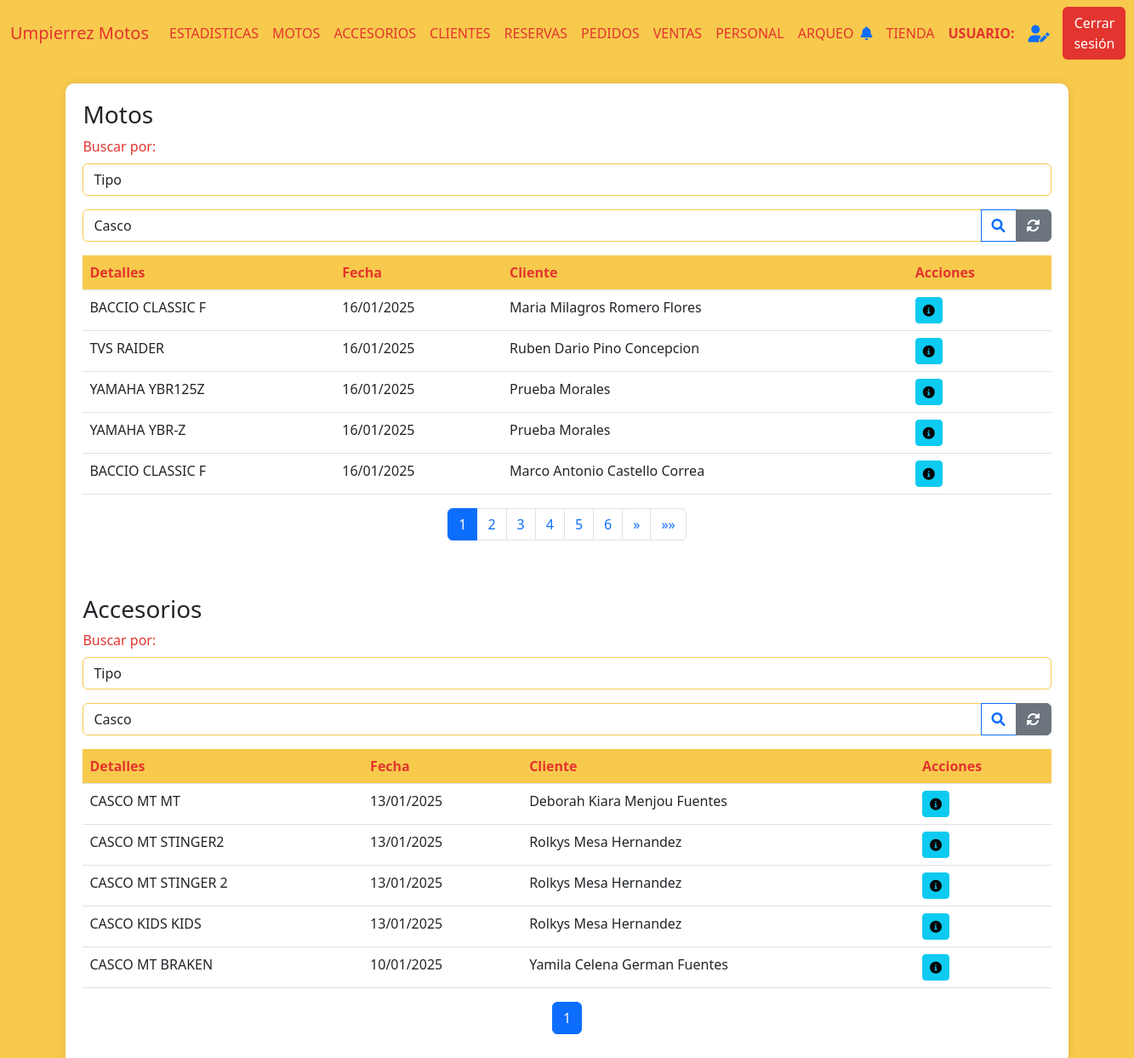
Screenshot of /ventas (signed in) with the database file from the repository.
### AppUM/models.py (models this page shows)
class ComprasVentas(models.Model):
    moto = models.ForeignKey(Moto, related_name='moto_cliente', on_delete=models.CASCADE)
    cliente = models.ForeignKey(Cliente, related_name='cliente_moto', on_delete=models.CASCADE)
    fecha_compra = models.DateField()
    fotocopia_libreta = models.ImageField(null=True, blank=True, upload_to="documentacion/libretas/")
    compra_venta = models.FileField(null=True, blank=True, upload_to="documentacion/compra_venta/")
    certificado_venta = models.FileField(null=True, blank=True, upload_to="documentacion/certificado_venta/")
    tipo = models.CharField(max_length=20)
    forma_de_pago = models.TextField(null=True, blank=True)
    facturas = models.FileField(null=True, blank=True, upload_to="documentacion/facturas_motos/")
    class Meta:
        pass

class ClienteAccesorio(models.Model):
    accesorio = models.ForeignKey(Accesorio, related_name='accesorio_cliente', on_delete=models.CASCADE)
    cliente = models.ForeignKey(Cliente, related_name='cliente_cliente', on_delete=models.CASCADE)
    fecha_compra = models.DateField()
    factura = models.IntegerField(null=True)
    factura_rut = models.IntegerField(null=True)
    factura_documento = models.FileField(null=True, blank=True, upload_to="documentacion/facturas_accesorios/")

### AppUM/decorators.py (the view)
    def _wrapped_view(request, *args, **kwargs):
        user = request.user
        if user.is_authenticated:
            usuario_consulta = Personal.objects.filter(usuario=user.username).first()
            if usuario_consulta:
                if Administrativo.objects.filter(personal_ptr_id=usuario_consulta.id,activo=1).exists():
                    return view_func(request, *args, **kwargs)
                else:
                    raise PermissionDenied
            else:
                return view_func(request, *args, **kwargs)
        else:
            return redirect('Login')  # Redirigir al login si no está autenticado

### AppUM/context_processors.py (called while the page is built)
def cantidad_solicitudes_no_leidas(req):
    if req.user.is_authenticated:
        usuario = req.user
        usuario_actual = Personal.objects.filter(usuario=usuario.username).first()
        notificaciones = NotificacionPersonal.objects.filter(personal=usuario_actual,leido=0).count()
    else:
        notificaciones = 0
    return {'notificaciones': notificaciones}

### AppUM/functions.py (called while the page is built)
def funcion_paginas_varias(req,instancia_model):
    paginator = Paginator(instancia_model, 5)  # 5 motos por página
    page_number = req.GET.get('page')  # Obtiene el número de página desde la URL
    page_obj = paginator.get_page(page_number)
    return page_obj

### AppUM/templates/perfil_administrativo/ventas/ventas.html (shortened to what this page needs)
{% extends "perfil_administrativo/padre_perfil_administrativo.html" %}
{% load static %}
{% block contenidoQueCambia %}
<div class="table-container" id="inventarios">
    <h3>Motos</h3>
    <div class="mb-3">
        <label for="estado" class="form-label">Buscar por:</label>
        <select class="form-control" name="estado_accesorio" id="tipo_busqueda" onchange="tipo_busqueda()">
            <option value="tipo">Tipo</option>
        </select>
    </div>
    <form action="{% url 'BusquedaTipoAccesorio' %}" enctype="multipart/form-data" method="get" id="busqueda_tipo">{% csrf_token %}
        <div class="input-group mb-3">
            <select class="form-control" name="tipo_accesorio" id="tipo_accesorio">
                <option value="casco">Casco</option>
            </select>
            <button class="btn btn-outline-primary" type="submit">
                <i class="fas fa-search"></i>
            </button>
            <a href="{% url 'Accesorios' %}" class="btn btn-secondary">
                <i class="fas fa-sync-alt"></i>
            </a>
        </div>
    </form>
    <table class="table">
        <thead>
            <tr>
                <th>Detalles</th>
                <th>Fecha</th>
                <th>Cliente</th>
                <th>Acciones</th>
            </tr>
        </thead>
        <tbody>
            {% if page_obj %}
                {% for moto in page_obj %}
            <tr>
                <td>{{ moto.moto.moto__marca }} {{ moto.moto.moto__modelo }}</td>
                <td>{{ moto.moto.fecha_compra|date:"d/m/Y"}}</td>
                <td>{{ moto.moto.cliente__nombre }} {{ moto.moto.cliente__apellido }}</td>
                <td>
                    <a href="{% url 'ClienteFicha' moto.moto.cliente__id %}"><button class="btn btn-sm btn-info"><i class="fas fa-info-circle"></i></button></a>
                </td>
            </tr>
            {% endfor %}
            {% else %}
                <tr>
                    <td colspan="9" class="text-center text-muted">
                        No hay registros de accesorios disponibles.
                    </td>
                </tr>
            {% endif %}
        </tbody>
    </table>
    <nav aria-label="Page navigation">
        <ul class="pagination justify-content-center">
            {% for num in page_obj.paginator.page_range %}
            <li class="page-item {% if page_obj.number == num %}active{% endif %}">
                <a class="page-link" href="?page={{ num }}">{{ num }}</a>
            </li>
            {% endfor %}
            {% if page_obj.has_next %}
            <li class="page-item">
                <a class="page-link" href="?page={{ page_obj.next_page_number }}" aria-label="Siguiente">
                    <span aria-hidden="true">&raquo;</span>
                </a>
            </li>
            <li class="page-item">
                <a class="page-link" href="?page={{ page_obj.paginator.num_pages }}" aria-label="Última">
                    <span aria-hidden="true">&raquo;&raquo;</span>
                </a>
            </li>
            {% endif %}
        </ul>
    </nav>
<br>
<br>
    <h3>Accesorios</h3>
    <div class="mb-3">
        <label for="estado" class="form-label">Buscar por:</label>
        <select class="form-control" name="estado_accesorio" id="tipo_busqueda" onchange="tipo_busqueda()">
            <option value="tipo">Tipo</option>
        </select>
    </div>
    <form action="{% url 'BusquedaTipoAccesorio' %}" enctype="multipart/form-data" method="get" id="busqueda_tipo">{% csrf_token %}
        <div class="input-group mb-3">
            <select class="form-control" name="tipo_accesorio" id="tipo_accesorio">
                <option value="casco">Casco</option>
            </select>
            <button class="btn btn-outline-primary" type="submit">
                <i class="fas fa-search"></i>
            </button>
            <a href="{% url 'Accesorios' %}" class="btn btn-secondary">
                <i class="fas fa-sync-alt"></i>
            </a>
        </div>
    </form>
    <table class="table">
        <thead>
            <tr>
                <th>Detalles</th>
                <th>Fecha</th>
                <th>Cliente</th>
                <th>Acciones</th>
            </tr>
        </thead>
        <tbody>
            {% if page_objAccs %}
                {% for accesorio in page_objAccs %}
            <tr>
                <td>{{ accesorio.accesorio.accesorio__tipo }} {{ accesorio.accesorio.accesorio__marca }} {{ accesorio.accesorio.accesorio__modelo }}</td>
                <td>{{ accesorio.accesorio.fecha_compra|date:"d/m/Y"}}</td>
                <td>{{ accesorio.accesorio.cliente__nombre }} {{ accesorio.accesorio.cliente__apellido }}</td>
                <td>
                    <a href="{% url 'ClienteFicha' accesorio.accesorio.cliente__id %}"><button class="btn btn-sm btn-info"><i class="fas fa-info-circle"></i></button></a>
                </td>
            </tr>
            {% endfor %}
            {% else %}
                <tr>
                    <td colspan="9" class="text-center text-muted">
                        No hay registros de accesorios disponibles.
                    </td>
                </tr>
            {% endif %}
        </tbody>
    </table>
    <nav aria-label="Page navigation">
        <ul class="pagination justify-content-center">
            {% for num in page_objAccs.paginator.page_range %}
            <li class="page-item {% if page_objAccs.number == num %}active{% endif %}">
                <a class="page-link" href="?page={{ num }}">{{ num }}</a>
            </li>
            {% endfor %}
        </ul>
    </nav>
</div>
{% endblock %}

### AppUM/static/css/styles.css (style rules this page uses)
body { background-color: #f7ca4d; }
.form-label { color: #e3342f; }
.form-control { border-color: #f7ca4d; }
.table-container { background-color: #fff; border-radius: 10px; padding: 20px; box-shadow: 0px 0px 10px rgba(0, 0, 0, 0.1); margin: 20px auto; max-width: 90%; }
.table th { background-color: #f7ca4d; color: #e3342f; }

### rows the page displays
ComprasVentas: moto.moto__marca "BACCIO", moto.moto__modelo "CLASSIC F", moto.fecha_compra "16/01/2025", moto.cliente__nombre "Maria Milagros", moto.cliente__apellido "Romero Flores"
ComprasVentas: moto.moto__marca "TVS", moto.moto__modelo "RAIDER", moto.fecha_compra "16/01/2025", moto.cliente__nombre "Ruben Dario", moto.cliente__apellido "Pino Concepcion"
ComprasVentas: moto.moto__marca "YAMAHA", moto.moto__modelo "YBR125Z", moto.fecha_compra "16/01/2025", moto.cliente__nombre "Prueba", moto.cliente__apellido "Morales"
ComprasVentas: moto.moto__marca "YAMAHA", moto.moto__modelo "YBR-Z", moto.fecha_compra "16/01/2025", moto.cliente__nombre "Prueba", moto.cliente__apellido "Morales"
ComprasVentas: moto.moto__marca "BACCIO", moto.moto__modelo "CLASSIC F", moto.fecha_compra "16/01/2025", moto.cliente__nombre "Marco Antonio", moto.cliente__apellido "Castello Correa"
ClienteAccesorio: accesorio.accesorio__tipo "CASCO", accesorio.accesorio__marca "MT", accesorio.accesorio__modelo "MT", accesorio.fecha_compra "13/01/2025", accesorio.cliente__nombre "Deborah Kiara", accesorio.cliente__apellido "Menjou Fuentes"
ClienteAccesorio: accesorio.accesorio__tipo "CASCO", accesorio.accesorio__marca "MT", accesorio.accesorio__modelo "STINGER2", accesorio.fecha_compra "13/01/2025", accesorio.cliente__nombre "Rolkys", accesorio.cliente__apellido "Mesa Hernandez"
ClienteAccesorio: accesorio.accesorio__tipo "CASCO", accesorio.accesorio__marca "MT", accesorio.accesorio__modelo "STINGER 2", accesorio.fecha_compra "13/01/2025", accesorio.cliente__nombre "Rolkys", accesorio.cliente__apellido "Mesa Hernandez"
ClienteAccesorio: accesorio.accesorio__tipo "CASCO", accesorio.accesorio__marca "KIDS", accesorio.accesorio__modelo "KIDS", accesorio.fecha_compra "13/01/2025", accesorio.cliente__nombre "Rolkys", accesorio.cliente__apellido "Mesa Hernandez"
ClienteAccesorio: accesorio.accesorio__tipo "CASCO", accesorio.accesorio__marca "MT", accesorio.accesorio__modelo "BRAKEN", accesorio.fecha_compra "10/01/2025", accesorio.cliente__nombre "Yamila Celena", accesorio.cliente__apellido "German Fuentes"

### other values shown
{{ num }} "1" "2" "3" "4" "5" "6"
{{ num }} "1"
